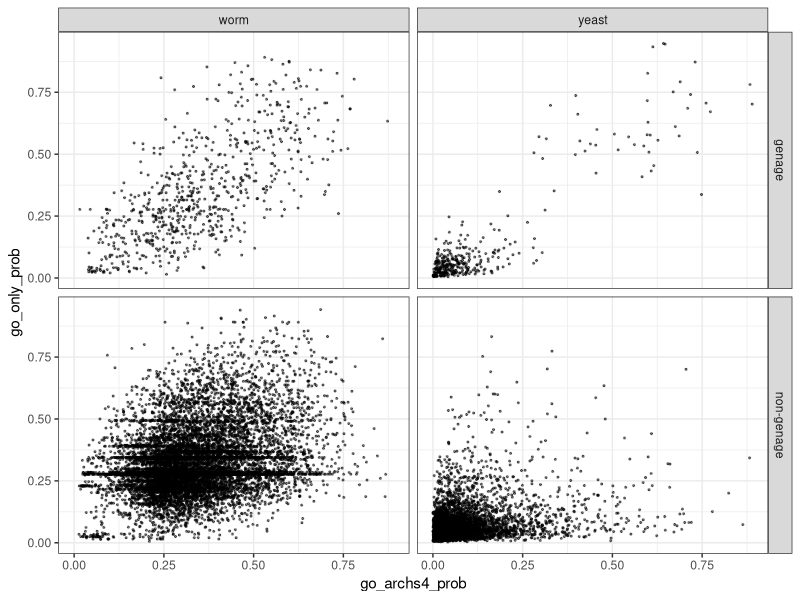
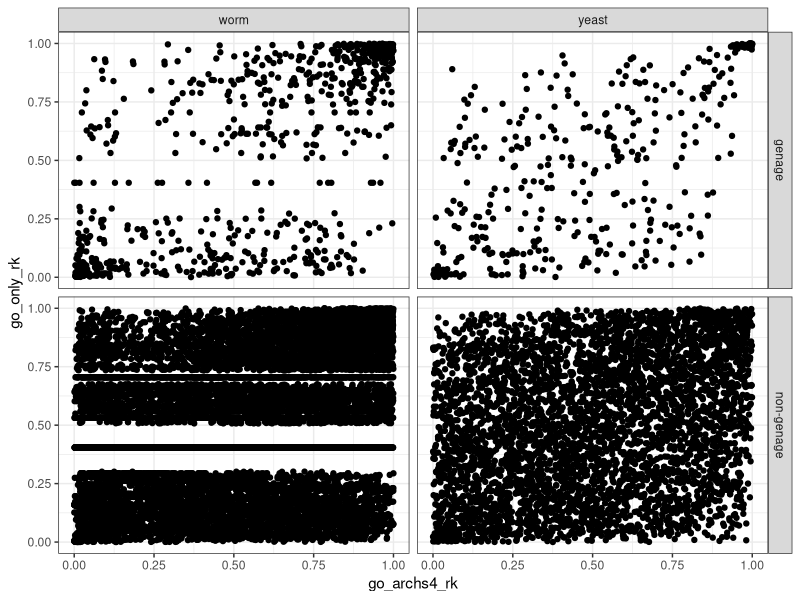
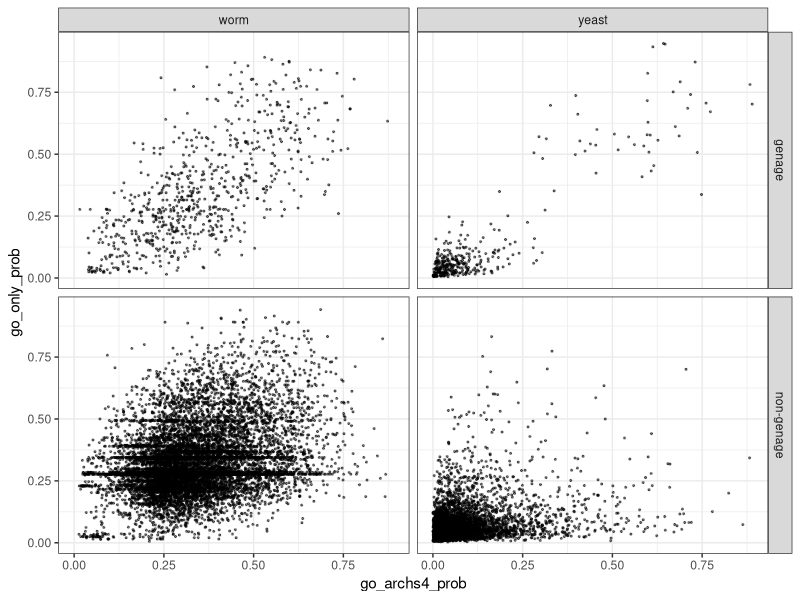
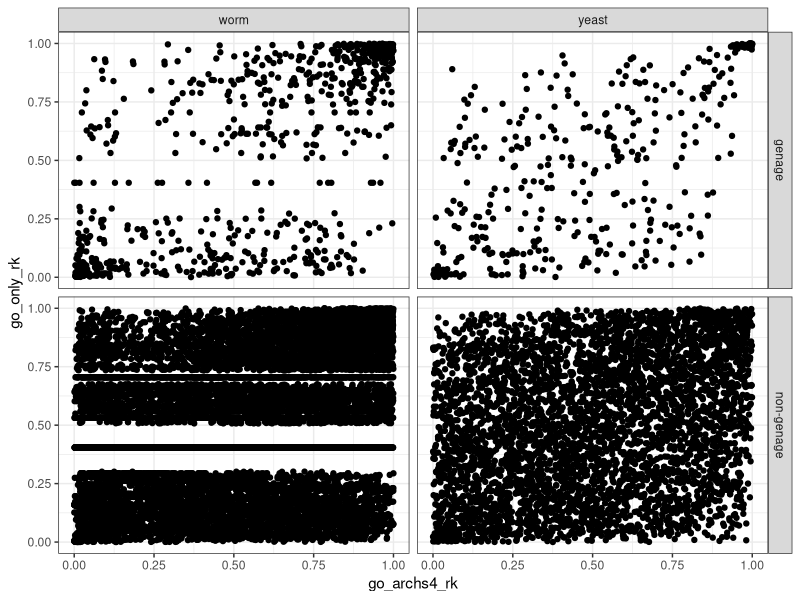

Source code (R) for these figures, in order:
## ---- chunk 1
library(tidyverse); theme_set(theme_bw())
## ---- chunk 2
#GO+ARCHS4 features
worm<-read.table("./results/final_preds_go_archs4_worm.txt",header=TRUE)
worm$species<-"worm"
yeast<-read.table("./results/final_preds_go_archs4_yeast.txt",header=TRUE)
yeast$species<-"yeast"
pd<-rbind(worm,yeast)
colnames(pd)[colnames(pd)=="prob_pro_longevity"]<-"go_archs4_prob"
#GO only features
worm<-read.table("./results/final_preds_go_only_worm.txt",header=TRUE)
worm$species<-"worm"
yeast<-read.table("./results/final_preds_go_only_yeast.txt",header=TRUE)
yeast$species<-"yeast"
pd2<-rbind(worm,yeast)
colnames(pd2)[colnames(pd2)=="prob_pro_longevity"]<-"go_only_prob"
pd<-merge(pd,pd2,by=c("species","gene","genage_annotated"))
pd$ga<-"non-genage"
pd$ga[pd$genage_annotated]<-"genage"
ggplot(pd,aes(x=go_archs4_prob,y=go_only_prob))+geom_point(size=.4,alpha=.5)+facet_grid(ga~species)
ggsave("./results/plots/probs_compare_go_archs4_vs_go_only.png",width=5,height=5)

#same plot but using ranks- too noisy
scaled_rank<-function(x){rank(x,na.last="keep")/length(x)}
pd2<-pd %>% group_by(species) %>%
  mutate(go_archs4_rk=scaled_rank(go_archs4_prob),
         go_only_rk=scaled_rank(go_only_prob))
ggplot(pd2,aes(x=go_archs4_rk,y=go_only_rk))+geom_point()+facet_grid(ga~species)
ggsave("./results/plots/probs_compare_go_archs4_vs_go_only_ranks.pdf",width=5,height=5)
